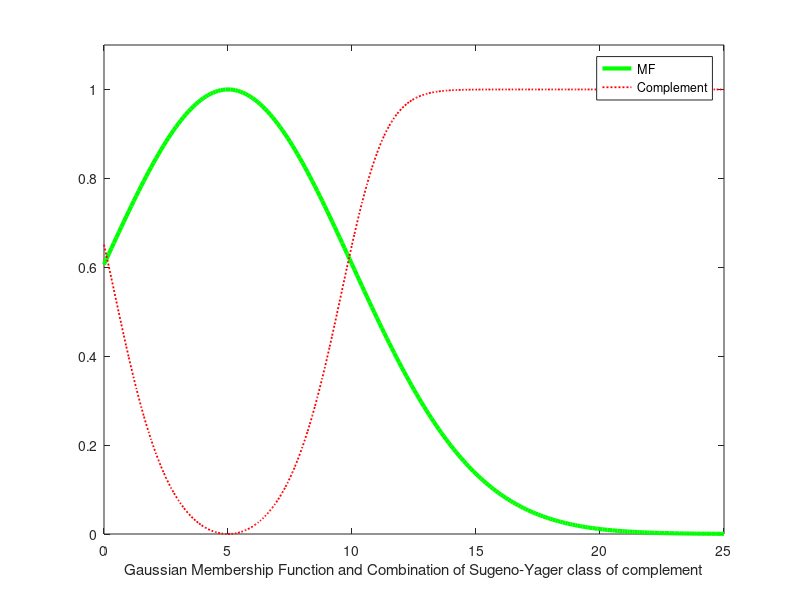

Source code (MATLAB):
%  Shahab Sotudian--94125091
disp('*** Combination of Sugeno-Yager class of complement for Gaussian membership function ***')
disp('Enter the parameter of Gaussian membership function sigma and mean  ***')
sigma=input('Enter the amount of  sigma ');
c=input('Enter the amount of  mean ');
lamda=input('Enter the amount of  lamda(lamda>-1) ');
w=input('Enter the amount of  w (w>0)');

% Gaussian membership function
x=0:0.1:(c+4*sigma);
y = exp(-(x - c).^2/(2*sigma^2));

%Combination of Sugeno-Yager class of complement
s=(y.^w);
h=(1.-s);
d=(1.+lamda.*s);
k=h./d;
f=k.^(1/w);

% plottingt
plot(x,y,'g','linewidth',3)
  hold on
plot(x,k,'r:','linewidth',1.3)
     axis([0 (c+4*sigma) 0  1.1]);
   legend('MF','Complement')
   xlabel('Gaussian Membership Function and Combination of Sugeno-Yager class of complement')
